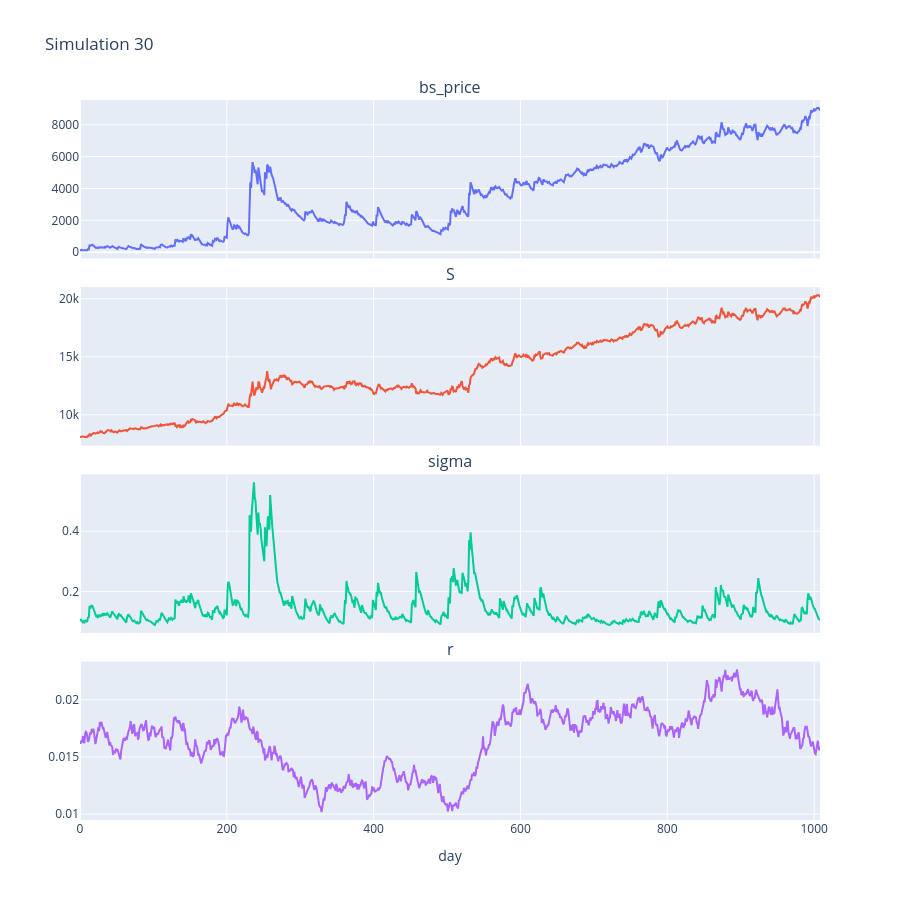

Here is the notebook cell this chart was saved with:
### Code cell
fig = plot_simulation(totaldf, simulation_number=30)
fig.show()

### Figure 1 — Plotly figure (JSON) as saved in the notebook; plotly's stock layout.template omitted (floating-point values rounded to 4 significant figures; data arrays with more than 128 entries replaced by an {"elided": "..."} marker saying what was removed)
{"data": [{"mode": "lines", "name": "bs_price", "type": "scatter", "x": {"elided": "1009 int values"}, "xaxis": "x", "y": {"elided": "1009 float values"}, "yaxis": "y"}, {"mode": "lines", "name": "S", "type": "scatter", "x": {"elided": "1009 int values"}, "xaxis": "x2", "y": {"elided": "1009 float values"}, "yaxis": "y2"}, {"mode": "lines", "name": "sigma", "type": "scatter", "x": {"elided": "1009 int values"}, "xaxis": "x3", "y": {"elided": "1009 float values"}, "yaxis": "y3"}, {"mode": "lines", "name": "r", "type": "scatter", "x": {"elided": "1009 int values"}, "xaxis": "x4", "y": {"elided": "1009 float values"}, "yaxis": "y4"}], "layout": {"annotations": [{"font": {"size": 16}, "showarrow": false, "text": "bs_price", "x": 0.5, "xanchor": "center", "xref": "paper", "y": 1, "yanchor": "bottom", "yref": "paper"}, {"font": {"size": 16}, "showarrow": false, "text": "S", "x": 0.5, "xanchor": "center", "xref": "paper", "y": 0.74, "yanchor": "bottom", "yref": "paper"}, {"font": {"size": 16}, "showarrow": false, "text": "sigma", "x": 0.5, "xanchor": "center", "xref": "paper", "y": 0.48, "yanchor": "bottom", "yref": "paper"}, {"font": {"size": 16}, "showarrow": false, "text": "r", "x": 0.5, "xanchor": "center", "xref": "paper", "y": 0.22, "yanchor": "bottom", "yref": "paper"}], "height": 900, "hovermode": "x unified", "showlegend": false, "title": {"text": "Simulation 30"}, "xaxis": {"anchor": "y", "domain": [0, 1], "matches": "x4", "showticklabels": false}, "xaxis2": {"anchor": "y2", "domain": [0, 1], "matches": "x4", "showticklabels": false}, "xaxis3": {"anchor": "y3", "domain": [0, 1], "matches": "x4", "showticklabels": false}, "xaxis4": {"anchor": "y4", "domain": [0, 1], "title": {"text": "day"}}, "yaxis": {"anchor": "x", "domain": [0.78, 1]}, "yaxis2": {"anchor": "x2", "domain": [0.52, 0.74]}, "yaxis3": {"anchor": "x3", "domain": [0.26, 0.48]}, "yaxis4": {"anchor": "x4", "domain": [0, 0.22]}}}
